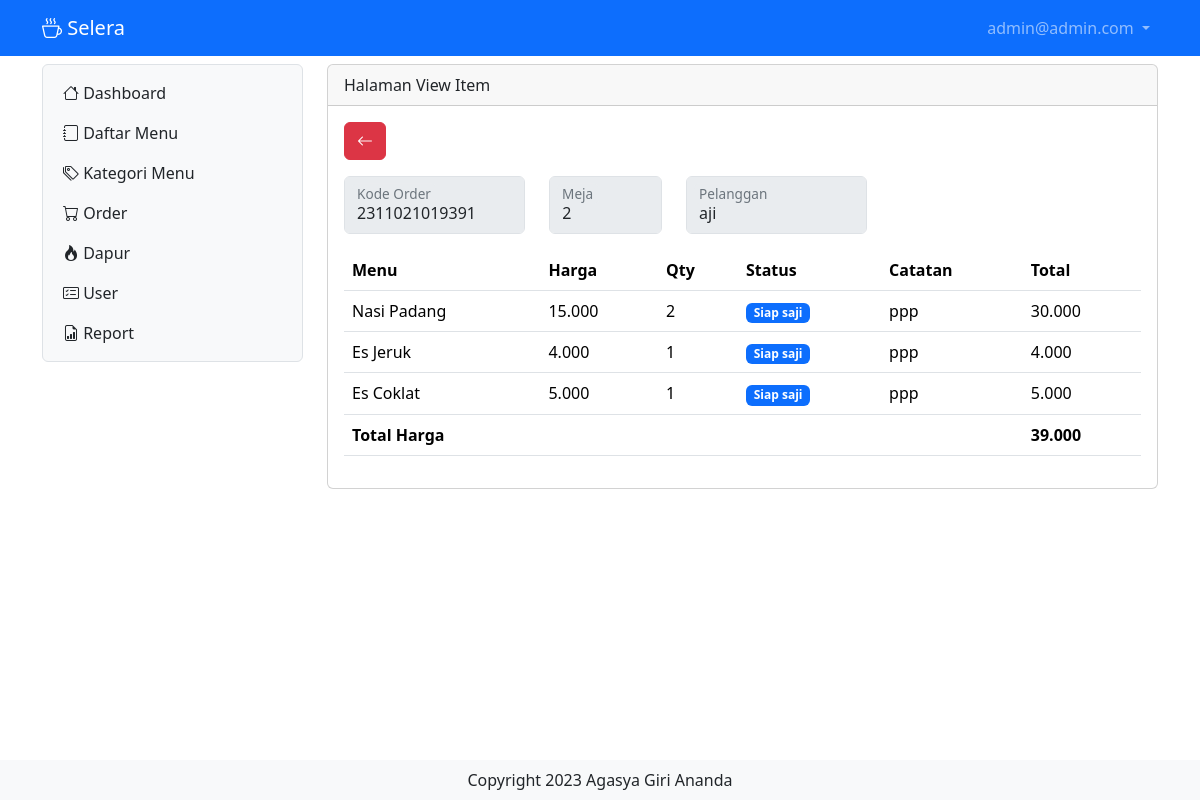
Screenshot of /?x=viewitem&order=2311021019391&meja=2&pelanggan=aji (signed in) with the database file from the repository.
### tables this page shows
CREATE TABLE `tb_user` (
  `id` int(11) NOT NULL,
  `nama` varchar(255) NOT NULL,
  `username` varchar(255) NOT NULL,
  `password` varchar(255) NOT NULL,
  `level` int(10) NOT NULL,
  `nohp` varchar(15) NOT NULL,
  `alamat` varchar(300) NOT NULL
);

CREATE TABLE `tb_list_order` (
  `id_list_order` int(11) NOT NULL,
  `menu` int(11) NOT NULL,
  `kode_order` bigint(20) NOT NULL,
  `jumlah` int(11) NOT NULL,
  `catatan` varchar(255) NOT NULL,
  `status` int(11) NOT NULL
);

CREATE TABLE `tb_daftar_menu` (
  `id` int(11) NOT NULL,
  `foto` varchar(255) NOT NULL,
  `nama_menu` varchar(255) NOT NULL,
  `keterangan` varchar(255) NOT NULL,
  `kategori` int(50) NOT NULL,
  `harga` varchar(100) NOT NULL,
  `stok` varchar(50) NOT NULL
);

### view_item.php (the view, shortened to what this page needs)
<?php
include "proses/connect.php";
$query = mysqli_query($conn, "SELECT *, SUM(harga*jumlah) AS harganya FROM tb_list_order
        LEFT JOIN tb_order ON tb_order.id_order = tb_list_order.kode_order
        LEFT JOIN tb_daftar_menu ON tb_daftar_menu.id = tb_list_order.menu
        LEFT JOIN tb_bayar ON tb_bayar.id_bayar = tb_order.id_order
        GROUP BY id_list_order
        HAVING tb_list_order.kode_order = $_GET[order]");
$kode = $_GET['order'];
$meja = $_GET['meja'];
$pelanggan = $_GET['pelanggan'];
while ($record = mysqli_fetch_array($query)) {
    $result[] = $record;
}
?>
<div class="col-lg-9 mt-2">
    <div class="card">
        <div class="card-header">
            Halaman View Item
        </div>
        <div class="card-body">
            <a href="report" class="btn btn-danger mb-3"><i class="bi bi-arrow-left"></i></a>
            <div class="row">
                <div class="col-lg-3">
                    <div class="form-floating mb-3">
                        <input disabled type="text" class="form-control" id="kodeorder" value="<?php echo $kode; ?>">
                        <label for="UploadFoto">Kode Order</label>
                    </div>
                </div>
                <div class="col-lg-2">
                    <div class="form-floating mb-3">
                        <input disabled type="text" class="form-control" id="meja" value="<?php echo $meja; ?>">
                        <label for="UploadFoto">Meja</label>
                    </div>
                </div>
                <div class="col-lg-3">
                    <div class="form-floating mb-3">
                        <input disabled type="text" class="form-control" id="pelanggan"
                            value="<?php echo $pelanggan; ?>">
                        <label for="UploadFoto">Pelanggan</label>
                    </div>
                </div>
            </div>
            <?php
            if (empty($result)) {
                echo "Data makanan atau minuman tidak ada";
            } else {
                    ?>
                <div class="table-responsive">
                    <table class="table table-hover">
                        <thead>
                            <tr class="text-nowrap">
                                <th scope="col">Menu</th>
                                <th scope="col">Harga</th>
                                <th scope="col">Qty</th>
                                <th scope="col">Status</th>
                                <th scope="col">Catatan</th>
                                <th scope="col">Total</th>
                            </tr>
                        </thead>
                        <tbody>
                            <?php
                            $total = 0;
                            foreach ($result as $row) {
                                ?>
                                <tr>
                                    <td>
                                        <?php echo $row['nama_menu'] ?>
                                    </td>
                                    <td>
                                        <?php echo number_format($row['harga'], 0, ',', '.') ?>
                                    </td>
                                    <td>
                                        <?php echo $row['jumlah'] ?>
                                    </td>
                                    <td>
                                        <?php
                                            if ($row['status']== 1) {
                                                echo "<span class='badge text-bg-warning'>Masuk ke dapur</span>";
                                            }elseif($row['status']== 2) {
                                                echo "<span class='badge text-bg-primary'>Siap saji</span>";
                                            }
                                        ?>
                                    </td>
                                    <td>
                                        <?php echo $row['catatan'] ?>
                                    </td>
                                    <td>
                                        <?php echo number_format($row['harganya'], 0, ',', '.') ?>
                                    </td>
                                </tr>
                                <?php
                                $total += $row['harganya'];
                            }
                            ?>
                            <tr>
                                <td colspan="5" class="fw-bold">
                                    Total Harga
                                </td>
                                <td class="fw-bold">
                                    <?php echo number_format($total, 0, ',', '.') ?>
                                </td>
                            </tr>
                        </tbody>
                    </table>
                </div>
                <?php
            }
            ?>
        </div>
    </div>
</div>

### header.php (shortened to what this page needs)
<?php
include "proses/connect.php";
$query = mysqli_query($conn, "SELECT * FROM tb_user WHERE username = '$_SESSION[username_selera]'");
?>
<nav class="navbar navbar-expand navbar-dark bg-primary sticky-top">
    <div class="container-lg">
        <a class="navbar-brand" href="."><i class="bi bi-cup-hot"></i> Selera</a>
        <div class="collapse navbar-collapse justify-content-end" id="navbarNavDropdown">
            <ul class="navbar-nav">
                <li class="nav-item dropdown">
                    <a class="nav-link dropdown-toggle" href="#" role="button" data-bs-toggle="dropdown"
                        aria-expanded="false">
                        <?php echo $hasil['username']; ?>
                    </a>
                </li>
            </ul>
        </div>
    </div>
</nav>

### rows the page displays
tb_user: username "admin@admin.com"
tb_list_order: menu.nama_menu "Nasi Padang", menu.harga "15.000", jumlah "2", status "Siap saji", catatan "ppp", harganya "30.000"
tb_list_order: menu.nama_menu "Es Jeruk", menu.harga "4.000", jumlah "1", status "Siap saji", catatan "ppp", harganya "4.000"
tb_list_order: menu.nama_menu "Es Coklat", menu.harga "5.000", jumlah "1", status "Siap saji", catatan "ppp", harganya "5.000"

### other values shown
$total "39.000"
